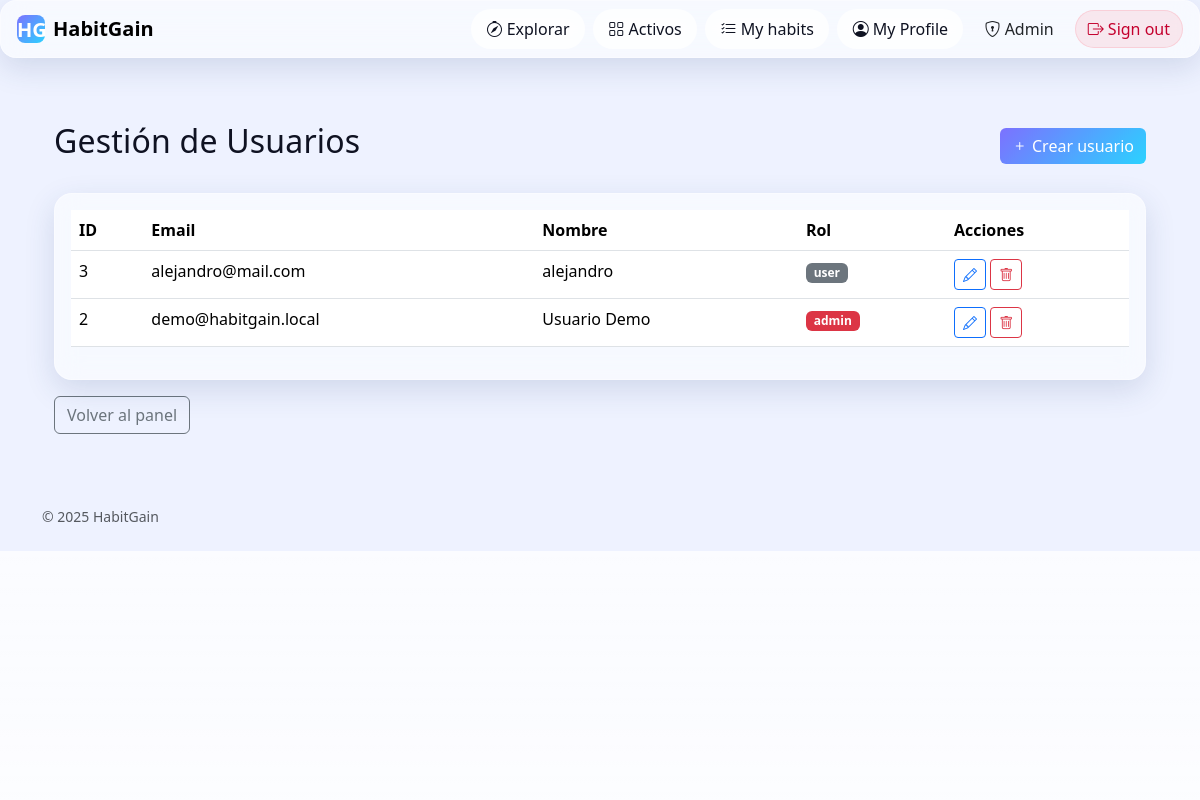
The app's page /admin/users (signed in) with its own data.
### tables this page shows
CREATE TABLE users (
                id INTEGER PRIMARY KEY AUTOINCREMENT,
                name TEXT NOT NULL,
                email TEXT NOT NULL UNIQUE,
                password TEXT NOT NULL,
                created_at TIMESTAMP DEFAULT CURRENT_TIMESTAMP
            , password_hash TEXT, password_salt TEXT, role TEXT DEFAULT 'user');

### habitgain/admin/__init__.py (the view)
@admin_bp.route("/users")
@require_admin
def users_list():
    users = User.list_all()
    csrf_token = _get_csrf_token()
    return render_template("admin/users.html", users=users, csrf_token=csrf_token)

### habitgain/admin/__init__.py (called while the page is built)
def require_admin(f):
    @wraps(f)
    def decorated_function(*args, **kwargs):
        if "user" not in session:
            flash("Debes iniciar sesión primero", "warning")
            return redirect(url_for("auth.login"))
        user_email = session["user"]["email"]
        user = User.get_by_email(user_email)
        if not user or user.get("role") != "admin":
            flash("No tienes permisos para acceder a esta sección", "danger")
            return redirect(url_for("progress.panel"))
        return f(*args, **kwargs)
    return decorated_function

def _get_csrf_token() -> str:
    token = secrets.token_urlsafe(32)
    session["csrf_token_admin"] = token
    session.modified = True
    return token

### habitgain/models.py (called while the page is built)
    def _ensure_wal_mode(self):
        if not Database._wal_enabled:
            try:
                conn = sqlite3.connect(self.db_name, timeout=30.0)
                conn.execute("PRAGMA journal_mode=WAL")
                conn.execute("PRAGMA synchronous=NORMAL")
                conn.close()
                Database._wal_enabled = True
            except Exception:
                pass  # Si falla, continuamos sin WAL

    def get_connection(self) -> sqlite3.Connection:
        conn = sqlite3.connect(self.db_name, timeout=30.0,
                               check_same_thread=False)
        conn.row_factory = sqlite3.Row
        conn.execute("PRAGMA busy_timeout=30000")
        conn.execute("PRAGMA cache_size=10000")
        return conn

    @staticmethod
    def get_by_email(email: str) -> Optional[Dict[str, Any]]:
        db = Database()
        conn = db.get_connection()
        try:
            cur = conn.cursor()
            cur.execute(
                "SELECT id, email, name, password_hash, password_salt, role FROM users WHERE email=?", (email,))
            row = cur.fetchone()
            return dict(row) if row else None
        finally:
            conn.close()

    @staticmethod
    def list_all() -> List[Dict[str, Any]]:
        db = Database()
        conn = db.get_connection()
        try:
            cur = conn.cursor()
            cur.execute("SELECT id, email, name, role FROM users ORDER BY id DESC")
            rows = cur.fetchall()
            return [dict(r) for r in rows]
        finally:
            conn.close()

### habitgain/admin/templates/admin/users.html
{% extends "base.html" %}
{% block content %}
<div class="container py-4">
  <div class="d-flex justify-content-between align-items-center mb-4">
    <h2>Gestión de Usuarios</h2>
    <a href="{{ url_for('admin.users_create') }}" class="btn btn-primary"><i class="bi bi-plus"></i> Crear usuario</a>
  </div>
  <div class="card glass">
    <div class="card-body">
      <table class="table table-hover">
        <thead>
          <tr>
            <th>ID</th>
            <th>Email</th>
            <th>Nombre</th>
            <th>Rol</th>
            <th>Acciones</th>
          </tr>
        </thead>
        <tbody>
          {% for user in users %}
          <tr>
            <td>{{ user.id }}</td>
            <td>{{ user.email }}</td>
            <td>{{ user.name }}</td>
            <td><span class="badge bg-{{ 'danger' if user.role == 'admin' else 'secondary' }}">{{ user.role }}</span></td>
            <td>
              <a href="{{ url_for('admin.users_edit', user_id=user.id) }}" class="btn btn-sm btn-outline-primary"><i class="bi bi-pencil"></i></a>
              <a href="{{ url_for('admin.users_delete', user_id=user.id) }}" class="btn btn-sm btn-outline-danger"><i class="bi bi-trash"></i></a>
            </td>
          </tr>
          {% endfor %}
        </tbody>
      </table>
    </div>
  </div>
  <div class="mt-3">
    <a href="{{ url_for('admin.dashboard') }}" class="btn btn-outline-secondary">Volver al panel</a>
  </div>
</div>
{% endblock %}

### habitgain/static/css/styles.css (style rules this page uses)
:root { --bg: #eef2ff; --ink: #0f1222; --muted: #5b5e72; --primary: #6b5bff; --accent: #2bd2ff; --gradient-1: 217, 70, 239; --gradient-2: 79, 70, 229; --gradient-3: 45, 212, 191; --glass-bg: rgba(255, 255, 255, 0.55); --glass-brd: rgba(255, 255, 255, 0.35); --shadow: 0 10px 30px rgba(40, 70, 120, 0.15); }
html, body { background: var(--bg); color: var(--ink); min-height: 100%; }
.glass { backdrop-filter: blur(14px) saturate(140%); -webkit-backdrop-filter: blur(14px) saturate(140%); background: var(--glass-bg); border: 1px solid var(--glass-brd); border-radius: 16px; box-shadow: var(--shadow); }
.card.glass { border-radius: 18px; }
.btn-primary { background: linear-gradient(135deg, #7c71ff, #2bd2ff); border: none; }
h1, h2, h3 { letter-spacing: .2px }

### records on screen
users: id "3", email "alejandro@mail.com", name "alejandro", role "user"
users: id "2", email "demo@habitgain.local", name "Usuario Demo", role "admin"

### other values on screen
{{ 2025 }} "2025"
